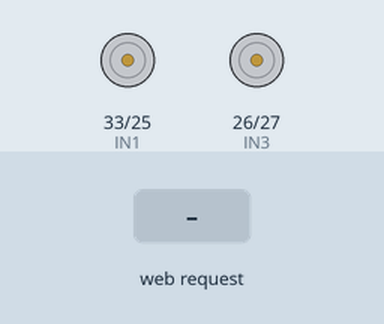
Simulated run of this sketch. Board: ESP32. Shown: motor-driver pin pairs drawn as motors (green arrow = first pin HIGH = forward, orange = second pin HIGH = backward, longer = more drive, scaled by the enable pin). Inputs (shaded band) come from the test bench. What the sketch prints to the serial monitor is not drawn.

Above: at 1.2 s.
1.3 s: HTTP request GET /go?d=f received
At 2.3 s:
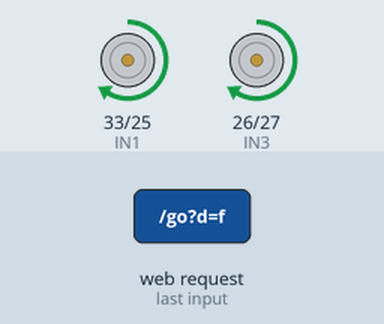
2.8 s: HTTP request GET /go received
At 3.5 s:
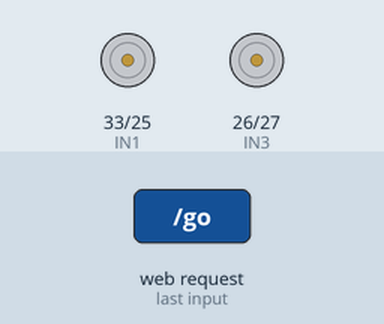
4.3 s: HTTP request GET /go?d=b received
At 4.6 s:
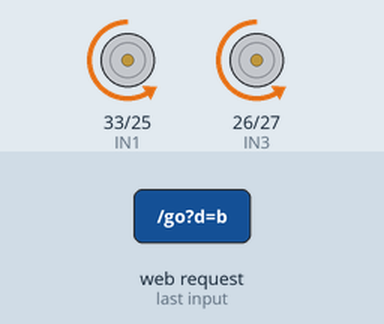
5.8 s: HTTP request GET /go?d=l received
At 7.0 s:
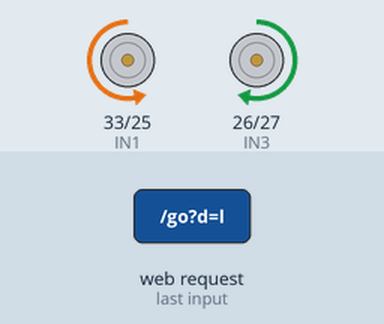
7.3 s: HTTP request GET /go?d=r received
At 8.1 s:
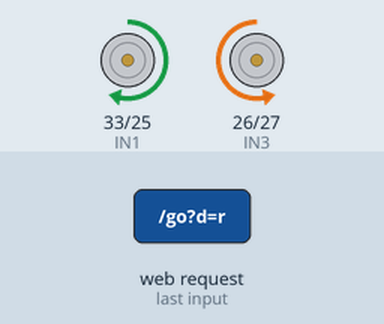
8.8 s: HTTP request GET /go?d=1 received
At 9.3 s:
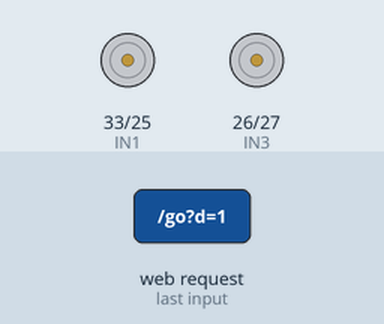
Timing chart, 0 to 11.3 s (numbered marks = the images above; inputs shaded):
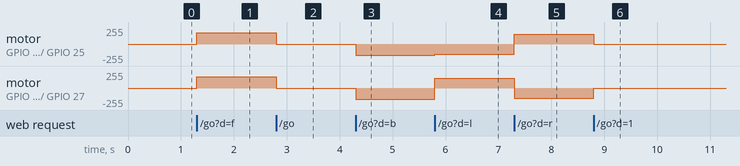

Measured:
- after the input at 1.3 s, motor on GPIO 33 (IN1) / GPIO 25 (IN2), motor on GPIO 26 (IN3) / GPIO 27 (IN4): stopped → forward 170/255 at once
- after the input at 2.8 s, motor on GPIO 33 (IN1) / GPIO 25 (IN2), motor on GPIO 26 (IN3) / GPIO 27 (IN4): forward 170/255 → stopped at once
- after the input at 4.3 s, motor on GPIO 33 (IN1) / GPIO 25 (IN2), motor on GPIO 26 (IN3) / GPIO 27 (IN4): stopped → backward 170/255 at once
- after the input at 5.8 s, motor on GPIO 33 (IN1) / GPIO 25 (IN2): backward 170/255 → backward 150/255 at once; motor on GPIO 26 (IN3) / GPIO 27 (IN4): backward 170/255 → forward 150/255 at once
- after the input at 7.3 s, motor on GPIO 33 (IN1) / GPIO 25 (IN2): backward 150/255 → forward 150/255 at once; motor on GPIO 26 (IN3) / GPIO 27 (IN4): forward 150/255 → backward 150/255 at once
- after the input at 8.8 s, motor on GPIO 33 (IN1) / GPIO 25 (IN2): forward 150/255 → stopped at once; motor on GPIO 26 (IN3) / GPIO 27 (IN4): backward 150/255 → stopped at once

The sketch:

T2_wifi_drive_starter.ino
```cpp
// ============================================================
// Project 5 - Remote-Controlled Car
// Tier 2 Starter: YOUR driving page
// ============================================================
//
// This is the same Wi-Fi drive sketch as Sketch 01 - but now
// it is YOURS. Every block marked  ==== CHANGE THIS ====  is
// a decision you make on the choice cards. Change, upload,
// refresh the page on the phone, feel the difference.
//
// After uploading: phone > Wi-Fi > your car's network,
// browser > 192.168.4.1. Hold to drive, release to stop.
// ============================================================

#include <WiFi.h>
#include <WebServer.h>

// ==== CHANGE THIS 1: your car's identity =====================
const char* CAR_WIFI_NAME    = "CAR-01";        // Wi-Fi name (English/numbers)
const char* CAR_DISPLAY_NAME = "המכונית שלי";   // the name on the page title
// ============================================================

// ==== CHANGE THIS 2: speed profile (pick ONE, 0-200 max!) ====
// Calm     (רגוע):    SPEED = 130, TURN_SPEED = 110
// Balanced (מאוזן):   SPEED = 170, TURN_SPEED = 150
// Sporty   (ספורטיבי): SPEED = 200, TURN_SPEED = 170
const int SPEED      = 170;
const int TURN_SPEED = 150;
// ============================================================

// ==== CHANGE THIS 3: your page's colors ======================
const char* PAGE_BACKGROUND = "#10243e";   // page background
const char* BUTTON_COLOR    = "#2563eb";   // driving buttons
// Color picking: search "html color picker" and copy the #code
// ============================================================

// ---- PIN NUMBERS (six pins in a row - do not change) --------
const int ENA = 32;  // left side speed  (PWM)
const int IN1 = 33;  // left side direction
const int IN2 = 25;  // left side direction
const int IN3 = 26;  // right side direction
const int IN4 = 27;  // right side direction
const int ENB = 14;  // right side speed (PWM)

WebServer server(80);

void stopCar() {
  analogWrite(ENA, 0);
  analogWrite(ENB, 0);
}

void setSides(bool leftFwd, bool rightFwd, int leftSpd, int rightSpd) {
  digitalWrite(IN1, leftFwd ? HIGH : LOW);
  digitalWrite(IN2, leftFwd ? LOW  : HIGH);
  digitalWrite(IN3, rightFwd ? HIGH : LOW);
  digitalWrite(IN4, rightFwd ? LOW  : HIGH);
  analogWrite(ENA, leftSpd);
  analogWrite(ENB, rightSpd);
}

// ---- the driving page (your name and colors go in automatically) ----
String buildPage() {
  String p = F(
    "<!DOCTYPE html><html lang='he' dir='rtl'><head>"
    "<meta charset='utf-8'>"
    "<meta name='viewport' content='width=device-width, initial-scale=1, user-scalable=no'>"
    "<title>%TITLE%</title>"
    "<style>"
    "body{margin:0;font-family:sans-serif;background:%BG%;color:#fff;"
    "display:flex;flex-direction:column;align-items:center;min-height:100vh;"
    "-webkit-user-select:none;user-select:none;touch-action:manipulation}"
    "h1{font-size:1.4rem;margin:14px 0 4px}"
    "p{margin:0 0 10px;color:#cbd5e1;font-size:.85rem}"
    ".pad{display:grid;grid-template-columns:90px 90px 90px;grid-gap:12px;"
    "justify-content:center;margin-top:10px}"
    "button{border:none;border-radius:18px;font-size:2rem;color:#fff;"
    "background:%BTN%;height:90px}"
    "button:active{transform:translateY(3px)}"
    ".stop{background:#dc2626;font-size:1.3rem;font-weight:700}"
    ".ghost{visibility:hidden}"
    "</style></head><body>"
    "<h1>&#128663; %TITLE%</h1>"
    "<p>מחזיקים כפתור כדי לנסוע &middot; עוזבים &mdash; והמכונית עוצרת</p>"
    "<div class='pad'>"
    "<button class='ghost'></button><button id='f'>&#8679;</button><button class='ghost'></button>"
    "<button id='r'>&#8680;</button><button class='stop' id='s'>עצור</button><button id='l'>&#8678;</button>"
    "<button class='ghost'></button><button id='b'>&#8681;</button><button class='ghost'></button>"
    "</div>"
    "<script>"
    "function go(c){fetch('/go?d='+c).catch(function(){})}"
    "['f','b','l','r'].forEach(function(id){var el=document.getElementById(id);"
    "el.addEventListener('pointerdown',function(e){e.preventDefault();go(id)});"
    "el.addEventListener('pointerup',function(){go('s')});"
    "el.addEventListener('pointercancel',function(){go('s')});"
    "el.addEventListener('contextmenu',function(e){e.preventDefault()});});"
    "document.getElementById('s').addEventListener('pointerdown',function(){go('s')});"
    "</script></body></html>");
  p.replace("%TITLE%", CAR_DISPLAY_NAME);
  p.replace("%BG%", PAGE_BACKGROUND);
  p.replace("%BTN%", BUTTON_COLOR);
  return p;
}

void handleRoot() { server.send(200, "text/html; charset=utf-8", buildPage()); }

void handleGo() {
  String d = server.arg("d");
  if      (d == "f") setSides(true,  true,  SPEED, SPEED);
  else if (d == "b") setSides(false, false, SPEED, SPEED);
  else if (d == "l") setSides(false, true,  TURN_SPEED, TURN_SPEED);
  else if (d == "r") setSides(true,  false, TURN_SPEED, TURN_SPEED);
  else               stopCar();
  server.send(200, "text/plain", "ok");
}

void setup() {
  pinMode(IN1, OUTPUT); pinMode(IN2, OUTPUT);
  pinMode(IN3, OUTPUT); pinMode(IN4, OUTPUT);
  pinMode(ENA, OUTPUT); pinMode(ENB, OUTPUT);
  stopCar();

  Serial.begin(115200);
  WiFi.softAP(CAR_WIFI_NAME);
  Serial.print("Network: ");
  Serial.println(CAR_WIFI_NAME);
  Serial.print("Page:    http://");
  Serial.println(WiFi.softAPIP());

  server.on("/", handleRoot);
  server.on("/go", handleGo);
  server.begin();
}

void loop() {
  server.handleClient();
}
```
